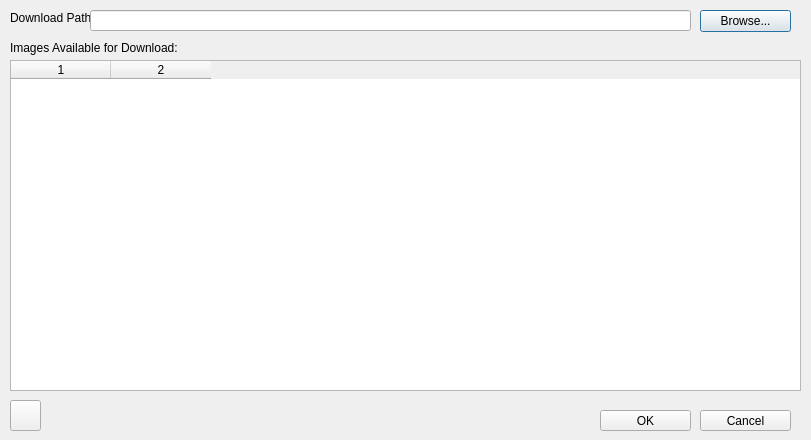
<?xml version="1.0" encoding="UTF-8"?>
<ui version="4.0">
 <class>EodmsDialogBase</class>
 <widget class="QDialog" name="EodmsDialogBase">
  <property name="geometry">
   <rect>
    <x>0</x>
    <y>0</y>
    <width>811</width>
    <height>440</height>
   </rect>
  </property>
  <property name="minimumSize">
   <size>
    <width>811</width>
    <height>440</height>
   </size>
  </property>
  <property name="maximumSize">
   <size>
    <width>811</width>
    <height>440</height>
   </size>
  </property>
  <property name="windowTitle">
   <string>EODMS Order</string>
  </property>
  <widget class="QLabel" name="lblImages">
   <property name="geometry">
    <rect>
     <x>10</x>
     <y>40</y>
     <width>171</width>
     <height>16</height>
    </rect>
   </property>
   <property name="text">
    <string>Images Available for Download:</string>
   </property>
  </widget>
  <widget class="QTableWidget" name="tblImages">
   <property name="geometry">
    <rect>
     <x>10</x>
     <y>60</y>
     <width>791</width>
     <height>331</height>
    </rect>
   </property>
   <property name="selectionMode">
    <enum>QAbstractItemView::ExtendedSelection</enum>
   </property>
   <property name="selectionBehavior">
    <enum>QAbstractItemView::SelectRows</enum>
   </property>
   <property name="columnCount">
    <number>2</number>
   </property>
   <column/>
   <column/>
  </widget>
  <widget class="QLabel" name="lblPath">
   <property name="geometry">
    <rect>
     <x>10</x>
     <y>10</y>
     <width>81</width>
     <height>16</height>
    </rect>
   </property>
   <property name="text">
    <string>Download Path:</string>
   </property>
  </widget>
  <widget class="QLineEdit" name="txtPath">
   <property name="geometry">
    <rect>
     <x>90</x>
     <y>10</y>
     <width>601</width>
     <height>21</height>
    </rect>
   </property>
  </widget>
  <widget class="QPushButton" name="butBrowse">
   <property name="geometry">
    <rect>
     <x>700</x>
     <y>10</y>
     <width>91</width>
     <height>22</height>
    </rect>
   </property>
   <property name="text">
    <string>Browse...</string>
   </property>
  </widget>
  <widget class="QPushButton" name="butOk">
   <property name="geometry">
    <rect>
     <x>600</x>
     <y>410</y>
     <width>91</width>
     <height>21</height>
    </rect>
   </property>
   <property name="text">
    <string>OK</string>
   </property>
  </widget>
  <widget class="QPushButton" name="butCancel">
   <property name="geometry">
    <rect>
     <x>700</x>
     <y>410</y>
     <width>91</width>
     <height>21</height>
    </rect>
   </property>
   <property name="text">
    <string>Cancel</string>
   </property>
  </widget>
  <widget class="QPushButton" name="butRefresh">
   <property name="geometry">
    <rect>
     <x>10</x>
     <y>400</y>
     <width>31</width>
     <height>31</height>
    </rect>
   </property>
   <property name="text">
    <string/>
   </property>
   <property name="icon">
    <iconset>
     <normaloff>resources/refresh.png</normaloff>resources/refresh.png</iconset>
   </property>
   <property name="iconSize">
    <size>
     <width>25</width>
     <height>25</height>
    </size>
   </property>
  </widget>
 </widget>
 <resources/>
 <connections/>
</ui>
